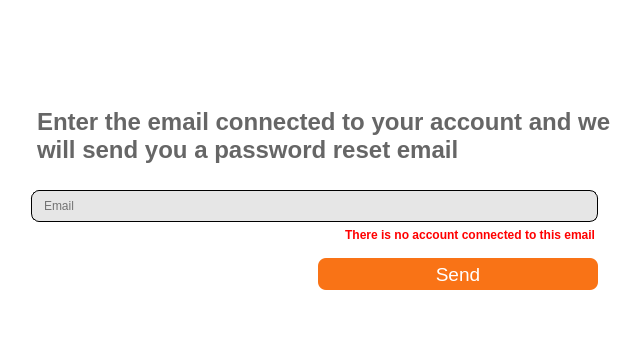
      <widget class="QWidget" name="forgot_password_page">
       <property name="styleSheet">
        <string notr="true">QWidget {
background-color: white;
}</string>
       </property>
       <layout class="QVBoxLayout" name="verticalLayout_14">
        <item>
         <spacer name="verticalSpacer_11">
          <property name="orientation">
           <enum>Qt::Vertical</enum>
          </property>
          <property name="sizeType">
           <enum>QSizePolicy::Preferred</enum>
          </property>
          <property name="sizeHint" stdset="0">
           <size>
            <width>20</width>
            <height>97</height>
           </size>
          </property>
         </spacer>
        </item>
        <item>
         <widget class="QLabel" name="welcomeLabel_2">
          <property name="font">
           <font>
            <family>Segoe UI</family>
            <pointsize>18</pointsize>
            <italic>false</italic>
            <bold>true</bold>
            <underline>false</underline>
            <kerning>true</kerning>
           </font>
          </property>
          <property name="styleSheet">
           <string notr="true">QLabel {
color: rgb(102, 102, 102);
margin-left: 20px;
margin-bottom: 20px;
background: transparent;
}</string>
          </property>
          <property name="text">
           <string>Enter the email connected to your account and we will send you a password reset email</string>
          </property>
          <property name="wordWrap">
           <bool>true</bool>
          </property>
         </widget>
        </item>
        <item>
         <widget class="QLineEdit" name="passwordForgotEdit">
          <property name="autoFillBackground">
           <bool>false</bool>
          </property>
          <property name="styleSheet">
           <string notr="true">QLineEdit {
border: 1px solid black;
border-radius: 8px;
color: black;
padding-left: 10px;
padding-right: 10px;
background-color: rgb(230, 230, 230);
height: 30px;
margin-left: 20px;
margin-right: 20px;
}

QLineEdit:focus {
border: 2px solid black;
background: transparent;
outline: none;
}</string>
          </property>
          <property name="text">
           <string/>
          </property>
          <property name="frame">
           <bool>false</bool>
          </property>
          <property name="placeholderText">
           <string>Email</string>
          </property>
         </widget>
        </item>
        <item>
         <widget class="QLabel" name="passwordForgotError">
          <property name="font">
           <font>
            <bold>true</bold>
           </font>
          </property>
          <property name="autoFillBackground">
           <bool>false</bool>
          </property>
          <property name="styleSheet">
           <string notr="true">QLabel {
color: red;
margin-right: 20px;
margin-left: 20px;
background: transparent;
}</string>
          </property>
          <property name="text">
           <string>There is no account connected to this email</string>
          </property>
          <property name="textFormat">
           <enum>Qt::AutoText</enum>
          </property>
          <property name="alignment">
           <set>Qt::AlignRight|Qt::AlignTrailing|Qt::AlignVCenter</set>
          </property>
          <property name="wordWrap">
           <bool>true</bool>
          </property>
          <property name="openExternalLinks">
           <bool>false</bool>
          </property>
         </widget>
        </item>
        <item>
         <spacer name="verticalSpacer_14">
          <property name="orientation">
           <enum>Qt::Vertical</enum>
          </property>
          <property name="sizeType">
           <enum>QSizePolicy::Fixed</enum>
          </property>
          <property name="sizeHint" stdset="0">
           <size>
            <width>20</width>
            <height>10</height>
           </size>
          </property>
         </spacer>
        </item>
        <item>
         <layout class="QHBoxLayout" name="horizontalLayout_7">
          <item>
           <widget class="QPushButton" name="backToLogin">
            <property name="font">
             <font>
              <pointsize>12</pointsize>
             </font>
            </property>
            <property name="styleSheet">
             <string notr="true">QPushButton {
background: transparent;
color: black;
border-radius: 8px;
margin-left: 20px; 
height: 30px;
margin-right: 70%;
}

QPushButton:pressed,
QPushButton:focus {
outline: none;
background: transparent;
}</string>
            </property>
            <property name="text">
             <string/>
            </property>
            <property name="icon">
             <iconset resource="Images.qrc">
              <normaloff>:/icons/content/arrow_back.svg</normaloff>:/icons/content/arrow_back.svg</iconset>
            </property>
            <property name="iconSize">
             <size>
              <width>20</width>
              <height>20</height>
             </size>
            </property>
           </widget>
          </item>
          <item>
           <widget class="QPushButton" name="sendPasswordReset">
            <property name="font">
             <font>
              <pointsize>14</pointsize>
             </font>
            </property>
            <property name="styleSheet">
             <string notr="true">QPushButton {
border-radius: 8px;
margin-right:  20px;
background-color: rgb(249, 115, 22);
height: 32px;
color: white;
}
QPushButton:pressed {
background-color: rgb(126, 42, 0)
}</string>
            </property>
            <property name="text">
             <string>Send</string>
            </property>
           </widget>
          </item>
         </layout>
        </item>
        <item>
         <spacer name="verticalSpacer_13">
          <property name="orientation">
           <enum>Qt::Vertical</enum>
          </property>
          <property name="sizeHint" stdset="0">
           <size>
            <width>20</width>
            <height>39</height>
           </size>
          </property>
         </spacer>
        </item>
       </layout>
      </widget>
